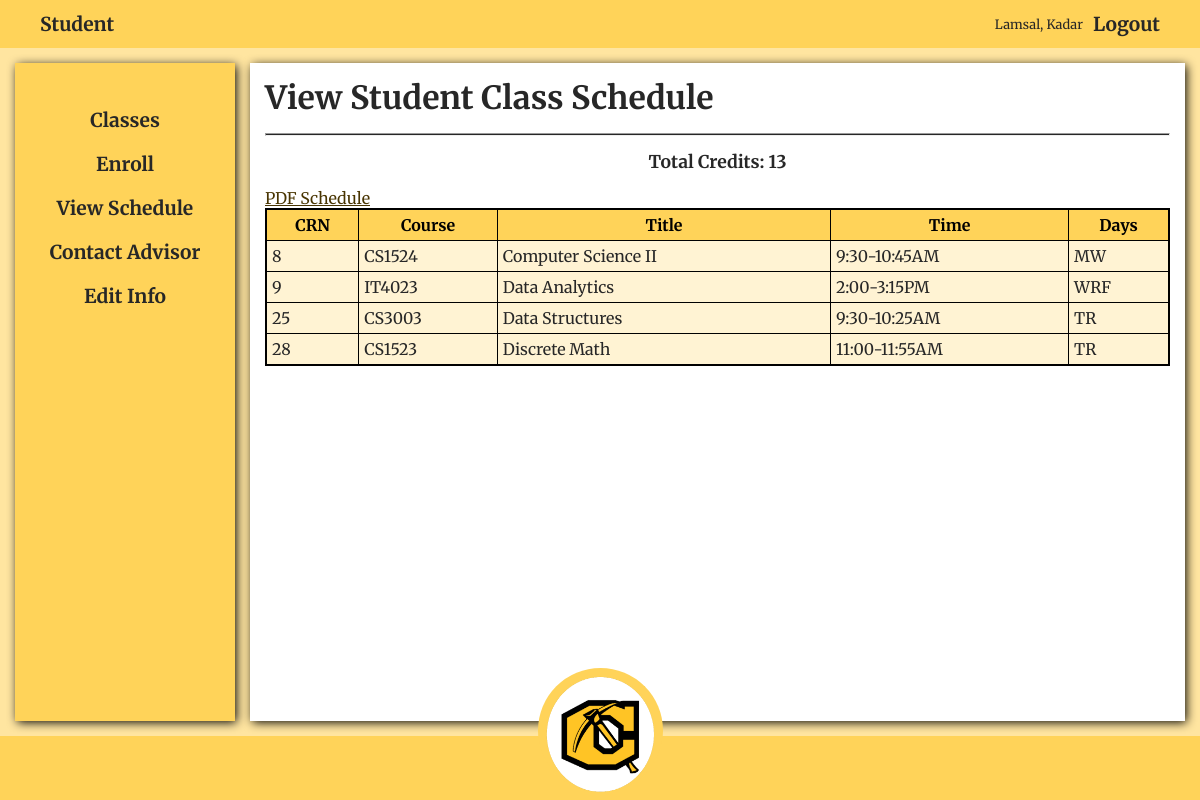
The app's page /user.php?feature=view_schedule (signed in) with its own data.
### tables this page shows
CREATE TABLE `Enrollment` (
  `student_id` int(11) NOT NULL,
  `class_id` int(11) NOT NULL
);

CREATE TABLE `Course` (
  `course_id` int(11) NOT NULL,
  `course_name` varchar(50) NOT NULL,
  `credits` int(11) NOT NULL,
  `course_number` int(11) NOT NULL,
  `major_id` int(11) NOT NULL
);

CREATE TABLE `Class` (
  `class_id` int(11) NOT NULL,
  `days` char(4) NOT NULL,
  `minutes` int(11) NOT NULL,
  `time_id` int(11) NOT NULL,
  `room_id` int(11) NOT NULL,
  `course_id` int(11) NOT NULL,
  `faculty_id` int(11) NOT NULL
);

### includes/database/connect.php (called while the page is built, shortened)
<?php
$conn = mysqli_connect(D_LOCATION,D_USERNAME,D_PASSWORD,D_DATABASE);
function query($sql,$types,$params){
    global $conn;
    $stmt = mysqli_stmt_init($conn);
    if(!mysqli_stmt_prepare($stmt,$sql)){
        die("SQL SYNTAX ERROR: " . mysqli_error($conn));
    }
    mysqli_stmt_bind_param($stmt,$types,...$params);
    $exec = mysqli_stmt_execute($stmt);
    $result = mysqli_stmt_get_result($stmt);
    return $result;
}
function query_one($sql,$types,$params){
    $result = query($sql,$types,$params);
    $row = mysqli_fetch_assoc($result);
    return clean_array($row);
}
function query_many($sql,$types,$params){
    $result = query($sql,$types,$params);
    $array = [];
    while($row = mysqli_fetch_assoc($result)){
        $array[] = clean_array($row);
    }
    return $array;
}
?>

### includes/database/queries_get_one_by.php (called while the page is built, shortened)
<?php
function get_student_by_id($id){
    $sql = "
        SELECT
            Student.*,
			Major.*,
            CONCAT(student_lastname,', ',student_firstname) as full_name,
            CONCAT(faculty_lastname,', ',faculty_firstname) as advisor
        FROM Student
        INNER JOIN Major
            ON Major.major_id = Student.major_id
        INNER JOIN Faculty_Staff
            ON Faculty_Staff.faculty_id = Student.faculty_id
        WHERE student_id = ?
            AND student_active = 1
    ";
    return query_one($sql,"s",[$id]);
}
function get_credits_by_student($student_id){
    $sql = "
        SELECT
            SUM(credits) as credits
        FROM Enrollment
        LEFT JOIN Student
            ON Student.student_id = Enrollment.student_id
        INNER JOIN Class
            ON Class.class_id = Enrollment.class_id
        INNER JOIN Course
            ON Course.course_id = Class.course_id
        WHERE Student.student_id = ?
        GROUP BY Student.student_id;
    ";
    $row = query_one($sql,"s",[$student_id]);
    return (int)$row["credits"];
}
?>

### includes/authentication/all.php (called while the page is built, shortened)
<?php
function authenticate(){
    $user = false;
    if($_SESSION["role"] === STUDENT)
        $user = get_student_by_id($_SESSION["id"]);
    else if(is_faculty($_SESSION["role"]))
        $user = get_faculty_by_id($_SESSION["id"]);
    return $user;
}
?>

### includes/functions/all.php (called while the page is built, shortened)
<?php
function clean_array($array){
    $clean = [];
    foreach($array as $key=>$value){
        $clean[$key] = htmlspecialchars($value);
    }
    return $clean;
}
?>

### includes/database/queries_get_many_by.php (called while the page is built, shortened)
<?php
function get_classes_by_student($student_id){
    $sql = "
        SELECT
            Enrollment.class_id,
            Course.course_name,
	    Course.course_id,
            CONCAT(Major.short_name, Course.course_number) as course_title,
            CONCAT(Faculty_Staff.faculty_lastname,', ',Faculty_Staff.faculty_firstname) as instructor,
            CONCAT(Faculty_Staff.faculty_lastname,', ',SUBSTR(Faculty_Staff.faculty_firstname,1,1)) as instructor_short,
	        CONCAT(DATE_FORMAT(time_,'%l:%i-'), DATE_FORMAT(DATE_ADD(ADDTIME(TIMESTAMP(CURRENT_DATE),time_), INTERVAL minutes minute),'%l:%i%p')) as time,
            days,
            credits,
            CONCAT(building, ' ', room_number) as room,
            room_number,
            building
        FROM Enrollment
        INNER JOIN Class
            ON Class.class_id = Enrollment.class_id
        INNER JOIN Course
            ON Course.course_id = Class.course_id
        INNER JOIN Faculty_Staff
            ON Faculty_Staff.faculty_id = Class.faculty_id
        INNER JOIN Timeslot
            ON Timeslot.time_id = Class.time_id
        INNER JOIN Major
            ON Major.major_id = Course.major_id
        INNER JOIN Room
            ON Room.room_id = Class.room_id
        WHERE Enrollment.student_id = ?
        ORDER BY Enrollment.class_id
    ";
    return query_many($sql, "s", [$student_id]);
}

### users/features/view_schedule.php (the view, shortened to what this page needs)
<?php
$student_id = isset($_GET["student_id"])? $_GET["student_id"] : "";
if(isset($user["student_id"]))
    $student_id = $user["student_id"];
$student = get_student_by_id($student_id);
?>
<?php $classes = get_classes_by_student($student["student_id"]) ?>
<h1>View Student Class Schedule</h1>
<hr>
<div class="who">
<?php $total_credits = get_credits_by_student($student["student_id"]); ?>
    <h3>Total Credits: <?= $total_credits ?></h3>
</div>
<a target="_blank" href="student_schedule.php?student_id=<?= $student["student_id"] ?>">PDF Schedule</a>
<div class="div-table">
    <table>
    <tr>
            <th>CRN</th>
            <th>Course</th>
            <th>Title</th>
            <th>Time</th>
            <th>Days</th>
        </tr>
        <?php foreach($classes as $class): ?>
            <tr class="row">
                <td><?= $class["class_id"] ?></td>
                <td><?= $class["course_title"] ?></td>
                <td><?= $class["course_name"] ?></td>
                <td><?= $class["time"] ?></td>
                <td><?= $class["days"] ?></td>
            </tr>
        <?php endforeach; ?>
    </table>
</div>

### css/user.css (style rules this page uses)
:root { --dark-yellow: #ffd359; --darkest-yellow: #493502; --light-yellow: #ffe5a0; --lightest-yellow: #fff3d3; --nav: #ffffcc; --text-color: rgb(39, 39, 39); --shadow: black 0.1em 0.15em 0.6em; --animation-time: 0.35s; --transform-position: 15px; }
body { color: var(--text-color); }
* { box-sizing: border-box; padding: 0; margin: 0; }
html { background-color: var(--light-yellow); }
body, html { height: 100%; overflow-x: hidden; }
body { font-family: 'Merriweather', serif; }
body { display: grid; width: 100vw; grid-template-areas: 'header header' 'side main' 'footer footer'; grid-template-rows: 48px 1fr 64px; grid-template-columns: 250px 1fr; }
main h1 { position: relative; width: 100%; animation-name: come-down; animation-duration: var(--animation-time); animation-iteration-count: 1; }
main hr { animation-name: spread-out; animation-duration: var(--animation-time); animation-iteration-count: 1; margin: 15px 0; height: 3px; background-color: var(--text-color); }
.div-table, .form-content { animation-name: come-up; animation-duration: var(--animation-time); animation-iteration-count: 1; }

### css/table.css (style rules this page uses)
.div-table { overflow-x: auto; width: 100%; }
main a { color: var(--darkest-yellow); }
.div-table { border: 1px solid black; background-color: var(--lightest-yellow); }
.div-table table { width: 100%; border: 1px solid black; border-collapse: collapse; background-color: white; }
.div-table .row { background-color: var(--lightest-yellow); z-index: 100; }
.div-table table { position: relative; }
.div-table tr:nth-child(1) { background-color: var(--dark-yellow); color: black; }
.div-table td, .div-table th { padding: 5px; border: 1px solid black; }

### css/forms.css (style rules this page uses)
.who { margin: 15px 0; }
.who > * { font-size: 1.1rem; text-align: center; }

### records on screen
enrollment: class "8", course_title "CS1524", course.course_name "Computer Science II", time "9:30-10:45AM", class.days "MW"
enrollment: class "9", course_title "IT4023", course.course_name "Data Analytics", time "2:00-3:15PM", class.days "WRF"
enrollment: class "25", course_title "CS3003", course.course_name "Data Structures", time "9:30-10:25AM", class.days "TR"
enrollment: class "28", course_title "CS1523", course.course_name "Discrete Math", time "11:00-11:55AM", class.days "TR"

### other values on screen
get_role_name($role) "Student"
$user["full_name"] "Lamsal, Kadar"
$name "Classes"
$name "Enroll"
$name "View Schedule"
$name "Contact Advisor"
$name "Edit Info"
$total_credits "13"
